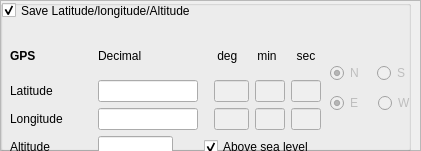
              <widget class="QFrame" name="frame">
               <property name="geometry">
                <rect>
                 <x>0</x>
                 <y>0</y>
                 <width>421</width>
                 <height>151</height>
                </rect>
               </property>
               <property name="frameShape">
                <enum>QFrame::StyledPanel</enum>
               </property>
               <property name="frameShadow">
                <enum>QFrame::Raised</enum>
               </property>
               <property name="lineWidth">
                <number>2</number>
               </property>
               <widget class="QGroupBox" name="groupBox_4">
                <property name="geometry">
                 <rect>
                  <x>0</x>
                  <y>0</y>
                  <width>411</width>
                  <height>151</height>
                 </rect>
                </property>
                <property name="title">
                 <string/>
                </property>
                <widget class="QWidget" name="gridLayoutWidget">
                 <property name="geometry">
                  <rect>
                   <x>0</x>
                   <y>27</y>
                   <width>321</width>
                   <height>131</height>
                  </rect>
                 </property>
                 <layout class="QGridLayout" name="gridLayout">
                  <property name="leftMargin">
                   <number>10</number>
                  </property>
                  <property name="topMargin">
                   <number>10</number>
                  </property>
                  <item row="1" column="1">
                   <widget class="QLineEdit" name="gps_lat_decimal">
                    <property name="maximumSize">
                     <size>
                      <width>100</width>
                      <height>16777215</height>
                     </size>
                    </property>
                    <property name="toolTip">
                     <string>This is the decimal value of latitutde. Note that South latitudes are negative</string>
                    </property>
                    <property name="statusTip">
                     <string>This is the decimal value of latitutde. Note that South latitudes are negative</string>
                    </property>
                   </widget>
                  </item>
                  <item row="2" column="1">
                   <widget class="QLineEdit" name="gps_lon_decimal">
                    <property name="maximumSize">
                     <size>
                      <width>100</width>
                      <height>16777215</height>
                     </size>
                    </property>
                    <property name="toolTip">
                     <string>This is the decimal value of longitude. Note that West longitudes are negative</string>
                    </property>
                    <property name="statusTip">
                     <string>This is the decimal value of longitude. Note that West longitudes are negative</string>
                    </property>
                   </widget>
                  </item>
                  <item row="0" column="1">
                   <widget class="QLabel" name="label_25">
                    <property name="text">
                     <string>Decimal</string>
                    </property>
                   </widget>
                  </item>
                  <item row="1" column="2">
                   <layout class="QHBoxLayout" name="horizontalLayout_3">
                    <property name="leftMargin">
                     <number>10</number>
                    </property>
                    <item>
                     <widget class="QLineEdit" name="gps_lat_deg">
                      <property name="enabled">
                       <bool>false</bool>
                      </property>
                      <property name="sizePolicy">
                       <sizepolicy hsizetype="Fixed" vsizetype="Fixed">
                        <horstretch>0</horstretch>
                        <verstretch>0</verstretch>
                       </sizepolicy>
                      </property>
                      <property name="maximumSize">
                       <size>
                        <width>35</width>
                        <height>16777215</height>
                       </size>
                      </property>
                      <property name="toolTip">
                       <string>a number in the range 0 - 90</string>
                      </property>
                      <property name="inputMask">
                       <string/>
                      </property>
                     </widget>
                    </item>
                    <item>
                     <widget class="QLineEdit" name="gps_lat_min">
                      <property name="enabled">
                       <bool>false</bool>
                      </property>
                      <property name="sizePolicy">
                       <sizepolicy hsizetype="Fixed" vsizetype="Fixed">
                        <horstretch>0</horstretch>
                        <verstretch>0</verstretch>
                       </sizepolicy>
                      </property>
                      <property name="maximumSize">
                       <size>
                        <width>30</width>
                        <height>16777215</height>
                       </size>
                      </property>
                      <property name="toolTip">
                       <string>a number in the range 0 - 59</string>
                      </property>
                      <property name="inputMask">
                       <string/>
                      </property>
                     </widget>
                    </item>
                    <item>
                     <widget class="QLineEdit" name="gps_lat_sec">
                      <property name="enabled">
                       <bool>false</bool>
                      </property>
                      <property name="sizePolicy">
                       <sizepolicy hsizetype="Fixed" vsizetype="Fixed">
                        <horstretch>0</horstretch>
                        <verstretch>0</verstretch>
                       </sizepolicy>
                      </property>
                      <property name="maximumSize">
                       <size>
                        <width>30</width>
                        <height>16777215</height>
                       </size>
                      </property>
                      <property name="toolTip">
                       <string>a number in the range 0 - 59</string>
                      </property>
                      <property name="inputMask">
                       <string/>
                      </property>
                     </widget>
                    </item>
                   </layout>
                  </item>
                  <item row="2" column="0">
                   <widget class="QLabel" name="label_14">
                    <property name="text">
                     <string>Longitude</string>
                    </property>
                   </widget>
                  </item>
                  <item row="3" column="1">
                   <widget class="QLineEdit" name="gps_altitude">
                    <property name="maximumSize">
                     <size>
                      <width>75</width>
                      <height>16777215</height>
                     </size>
                    </property>
                    <property name="toolTip">
                     <string>This is height (or depth) in meters.</string>
                    </property>
                    <property name="statusTip">
                     <string>This is the decimal value of longitude. Note that West longitudes are negative</string>
                    </property>
                   </widget>
                  </item>
                  <item row="0" column="0">
                   <widget class="QLabel" name="label_17">
                    <property name="font">
                     <font>
                      <weight>75</weight>
                      <bold>true</bold>
                     </font>
                    </property>
                    <property name="text">
                     <string>GPS</string>
                    </property>
                   </widget>
                  </item>
                  <item row="3" column="0">
                   <widget class="QLabel" name="label_15">
                    <property name="text">
                     <string>Altitude</string>
                    </property>
                   </widget>
                  </item>
                  <item row="2" column="2">
                   <layout class="QHBoxLayout" name="horizontalLayout_6">
                    <property name="leftMargin">
                     <number>10</number>
                    </property>
                    <property name="rightMargin">
                     <number>0</number>
                    </property>
                    <item>
                     <widget class="QLineEdit" name="gps_lon_deg">
                      <property name="enabled">
                       <bool>false</bool>
                      </property>
                      <property name="sizePolicy">
                       <sizepolicy hsizetype="Fixed" vsizetype="Fixed">
                        <horstretch>0</horstretch>
                        <verstretch>0</verstretch>
                       </sizepolicy>
                      </property>
                      <property name="maximumSize">
                       <size>
                        <width>35</width>
                        <height>16777215</height>
                       </size>
                      </property>
                      <property name="toolTip">
                       <string>a number in the range 0 - 180</string>
                      </property>
                      <property name="inputMask">
                       <string/>
                      </property>
                     </widget>
                    </item>
                    <item>
                     <widget class="QLineEdit" name="gps_lon_min">
                      <property name="enabled">
                       <bool>false</bool>
                      </property>
                      <property name="sizePolicy">
                       <sizepolicy hsizetype="Fixed" vsizetype="Fixed">
                        <horstretch>0</horstretch>
                        <verstretch>0</verstretch>
                       </sizepolicy>
                      </property>
                      <property name="maximumSize">
                       <size>
                        <width>30</width>
                        <height>16777215</height>
                       </size>
                      </property>
                      <property name="toolTip">
                       <string>a number in the range 0 - 59</string>
                      </property>
                      <property name="inputMask">
                       <string/>
                      </property>
                     </widget>
                    </item>
                    <item>
                     <widget class="QLineEdit" name="gps_lon_sec">
                      <property name="enabled">
                       <bool>false</bool>
                      </property>
                      <property name="sizePolicy">
                       <sizepolicy hsizetype="Fixed" vsizetype="Fixed">
                        <horstretch>0</horstretch>
                        <verstretch>0</verstretch>
                       </sizepolicy>
                      </property>
                      <property name="maximumSize">
                       <size>
                        <width>30</width>
                        <height>16777215</height>
                       </size>
                      </property>
                      <property name="toolTip">
                       <string>a number in the range 0 - 59</string>
                      </property>
                      <property name="inputMask">
                       <string/>
                      </property>
                     </widget>
                    </item>
                   </layout>
                  </item>
                  <item row="3" column="2">
                   <widget class="QCheckBox" name="chk_AboveSeaLevel">
                    <property name="text">
                     <string>Above sea level</string>
                    </property>
                    <property name="checked">
                     <bool>true</bool>
                    </property>
                   </widget>
                  </item>
                  <item row="0" column="2">
                   <widget class="QLabel" name="label_12">
                    <property name="text">
                     <string>    deg      min      sec</string>
                    </property>
                   </widget>
                  </item>
                  <item row="1" column="0">
                   <widget class="QLabel" name="label_13">
                    <property name="text">
                     <string>Latitude</string>
                    </property>
                   </widget>
                  </item>
                 </layout>
                </widget>
                <widget class="QWidget" name="horizontalLayoutWidget_8">
                 <property name="geometry">
                  <rect>
                   <x>330</x>
                   <y>60</y>
                   <width>87</width>
                   <height>26</height>
                  </rect>
                 </property>
                 <layout class="QHBoxLayout" name="horizontalLayout_7">
                  <item>
                   <widget class="QRadioButton" name="radioButton_gpsN">
                    <property name="enabled">
                     <bool>false</bool>
                    </property>
                    <property name="toolTip">
                     <string>North</string>
                    </property>
                    <property name="text">
                     <string>N</string>
                    </property>
                    <property name="checked">
                     <bool>true</bool>
                    </property>
                   </widget>
                  </item>
                  <item>
                   <widget class="QRadioButton" name="radioButton_gpsS">
                    <property name="enabled">
                     <bool>false</bool>
                    </property>
                    <property name="toolTip">
                     <string>South</string>
                    </property>
                    <property name="text">
                     <string>S</string>
                    </property>
                   </widget>
                  </item>
                 </layout>
                </widget>
                <widget class="QWidget" name="horizontalLayoutWidget_9">
                 <property name="geometry">
                  <rect>
                   <x>330</x>
                   <y>90</y>
                   <width>89</width>
                   <height>26</height>
                  </rect>
                 </property>
                 <layout class="QHBoxLayout" name="horizontalLayout_8">
                  <item>
                   <widget class="QRadioButton" name="radioButton_gpsE">
                    <property name="enabled">
                     <bool>false</bool>
                    </property>
                    <property name="toolTip">
                     <string>East</string>
                    </property>
                    <property name="text">
                     <string>E</string>
                    </property>
                    <property name="checked">
                     <bool>true</bool>
                    </property>
                   </widget>
                  </item>
                  <item>
                   <widget class="QRadioButton" name="radioButton_gpsW">
                    <property name="enabled">
                     <bool>false</bool>
                    </property>
                    <property name="toolTip">
                     <string>West</string>
                    </property>
                    <property name="text">
                     <string>W</string>
                    </property>
                   </widget>
                  </item>
                 </layout>
                </widget>
                <widget class="QCheckBox" name="chk_lat_lon_alt">
                 <property name="geometry">
                  <rect>
                   <x>2</x>
                   <y>0</y>
                   <width>301</width>
                   <height>21</height>
                  </rect>
                 </property>
                 <property name="text">
                  <string>Save Latitude/longitude/Altitude</string>
                 </property>
                 <property name="checked">
                  <bool>true</bool>
                 </property>
                </widget>
               </widget>
              </widget>
